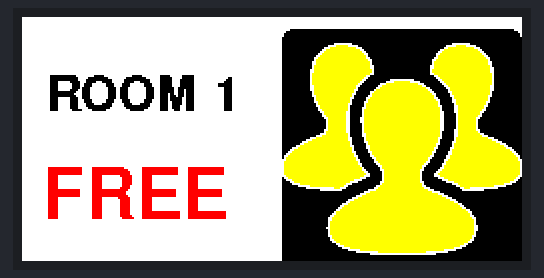
The sketch below on a simulated ESP8266 (NodeMCU). Parts: 250×122 colour display.

Above: at 15.1 s.

The sketch:

SalaReuniones.ino
```cpp
// Incluir las bibliotecas necesarias
#include <GxEPD2_4C.h>

// Incluir las definiciones de las fuentes
#include <Fonts/FreeSansBold18pt7b.h>
#include <Fonts/FreeSansBold12pt7b.h>

// Incluir bitmaps
#include "ReunionesNegro.h"
#include "ReunionesAmarillo.h"

// Definición de pines para placa adaptadora de Seeed Studio
const int EINK_BUSY = D5;   // D5
const int EINK_RST  = D0;   // D0
const int EINK_DC   = D3;   // D3
const int EINK_CS   = D1;   // D1
const int EINK_SCK  = D8;   // D8 (SCK)
const int EINK_MOSI = D10;  // D10 (MOSI)

// Crear el objeto asociado a la pantalla
GxEPD2_4C<
  GxEPD2_213c_GDEY0213F51,
  GxEPD2_213c_GDEY0213F51::HEIGHT / 2
> display(GxEPD2_213c_GDEY0213F51(
  EINK_CS, EINK_DC, EINK_RST, EINK_BUSY));

// Definir la función ShowBusy
void ShowBusy() {
    // Imprimir "Busy"
    display.setTextColor(GxEPD_RED);
    display.setCursor(10, 100);
    display.setFont(&FreeSansBold18pt7b);
    display.print("BUSY");
}

// Definir la función ShowFree
void ShowFree() {
    // Imprimir "Free"
    display.setTextColor(GxEPD_RED);
    display.setCursor(10, 100);
    display.setFont(&FreeSansBold18pt7b);
    display.print("FREE");
}

void setup()
{
  // Inicialización del epaper
  display.init(115200);
  display.setFullWindow();
  display.setRotation(1);

  display.setTextSize(1);

  // Iniciar el ciclo de paginación
  display.firstPage();
  do
  {
    // Limpiar la pantalla
    display.fillScreen(GxEPD_WHITE); // Fondo blanco

    // Cargar bitmaps
    display.drawBitmap(130, 6, gImage_ReunionesAmarillo, 120, 120, GxEPD_YELLOW);
    display.drawBitmap(130, 6, gImage_ReunionesNegro, 120, 120, GxEPD_BLACK);

    // Imprimir "Room 1"
    display.setTextColor(GxEPD_BLACK);
    display.setCursor(12, 40);
    display.setFont(&FreeSansBold12pt7b);
    display.print("ROOM 1");

    // Llamar a la función ShowBusy()
    ShowFree();

  } while (display.nextPage());  // Repetir mientras falten páginas
}

void loop() {
  // No hace nada
}
```

Source omitted: ionesAmarillo.h (data table, 9207 bytes), eunionesNegro.h (data table, 9204 bytes)
